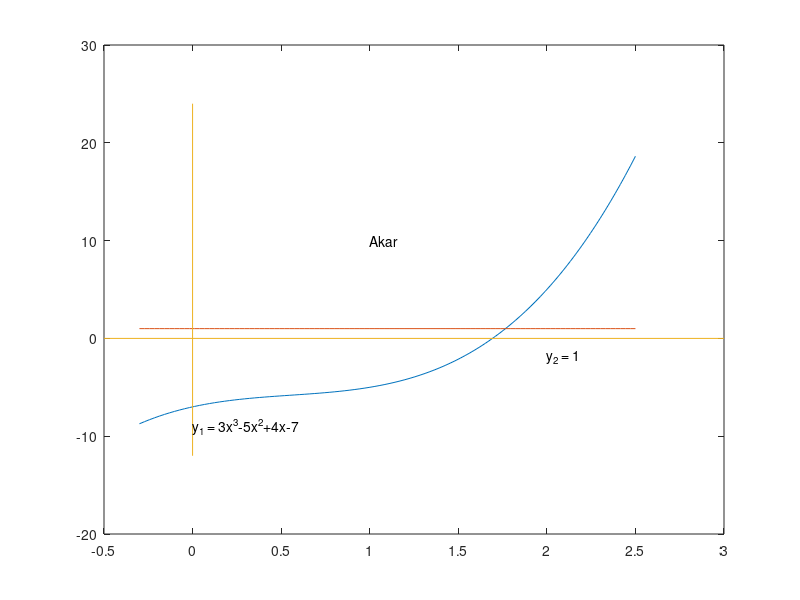

Source code (MATLAB):
%Plot Kurva
x = linspace(-0.3,2.5);
f1 = @(x) 3*x.^3-5*x.^2+4*x-7;
f2 = @(x) 1+0*x;
y1 = f1(x);
y2 = f2(x);
plot(x,y1,x,y2)

%Menggambar sumbu x dan y
line([-0.5,3],[0,0]) %Sumbu X
line([0,0],[-12,24]) %Sumbu Y

%Annotation
text(0.0,-9,'y_1 = 3x^3-5x^2+4x-7')
text(2.0,-1.8,'y_2 = 1')
text(1.0,10,'Akar')
